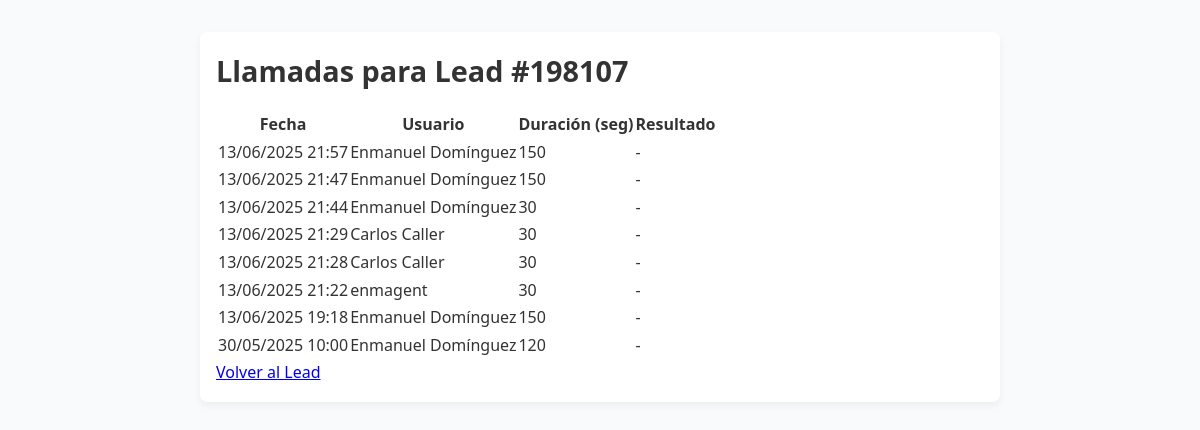
The app's page /calls/view.php?lead_id=198107 (signed in) with its own data.
### tables this page shows
CREATE TABLE `interactions` (
  `id` int(11) NOT NULL,
  `lead_id` int(11) NOT NULL,
  `user_id` int(11) NOT NULL,
  `disposition_id` int(11) NOT NULL,
  `notes` text DEFAULT NULL,
  `interaction_time` datetime NOT NULL DEFAULT current_timestamp(),
  `duration_seconds` int(11) DEFAULT NULL,
  `created_at` datetime NOT NULL DEFAULT current_timestamp(),
  `updated_at` datetime NOT NULL DEFAULT current_timestamp() ON UPDATE current_timestamp()
);

CREATE TABLE `users` (
  `id` int(11) NOT NULL,
  `name` varchar(100) NOT NULL,
  `email` varchar(100) NOT NULL,
  `password_hash` varchar(255) NOT NULL,
  `status` enum('active','inactive') NOT NULL DEFAULT 'active',
  `created_at` datetime NOT NULL DEFAULT current_timestamp(),
  `updated_at` datetime NOT NULL DEFAULT current_timestamp() ON UPDATE current_timestamp()
);

### calls/view.php (the view, shortened to what this page needs)
<?php
$leadId = (int) ($_GET['lead_id'] ?? 0);
$pdo = getPDO();
$stmt = $pdo->prepare("SELECT i.*, u.name AS user
                       FROM interactions i
                       JOIN users u ON i.user_id = u.id
                       WHERE i.lead_id = ?
                       ORDER BY i.created_at DESC");
$stmt->execute([$leadId]);
$calls = $stmt->fetchAll(PDO::FETCH_ASSOC);
?>
<!DOCTYPE html>
<html lang="en">
<head>
    <link rel="stylesheet" href="./../assets/css/calls/calls.css">
</head>
<body>
<div class="container">
    <h1>Llamadas para Lead #<?= $leadId ?></h1>
    <table class="table">
        <thead>
        <tr>
            <th>Fecha</th>
            <th>Usuario</th>
            <th>Duración (seg)</th>
            <th>Resultado</th>
        </tr>
        </thead>
        <tbody>
        <?php foreach ($calls as $call): ?>
            <tr>
                <td><?= date('d/m/Y H:i', strtotime($call['created_at'])) ?></td>
                <td><?= htmlspecialchars($call['user']) ?></td>
                <td><?= $call['duration_seconds'] ?: '-' ?></td>
                <td><?= htmlspecialchars($call['disposition'] ?? '-') ?></td>
            </tr>
        <?php endforeach; ?>
        </tbody>
    </table>
    <a href="/leads/view.php?id=<?= $leadId ?>" class="btn">Volver al Lead</a>
</div>
</body>
</html>

### assets/css/calls/calls.css (style rules this page uses)
* { margin: 0; padding: 0; box-sizing: border-box; }
body { font-family: "Segoe UI", Tahoma, Geneva, Verdana, sans-serif; background-color: #f8fafc; color: #333; line-height: 1.6; }
.container { max-width: 800px; margin: 2rem auto; padding: 1rem; background-color: white; border-radius: 8px; box-shadow: 0 4px 8px rgba(0, 0, 0, 0.05); }
h1 { font-size: 1.8rem; color: #333; margin-bottom: 1rem; }

### records on screen
interactions: created_at "13/06/2025 21:57", user.name "Enmanuel Domínguez", duration_seconds "150", disposition "-"
interactions: created_at "13/06/2025 21:47", user.name "Enmanuel Domínguez", duration_seconds "150", disposition "-"
interactions: created_at "13/06/2025 21:44", user.name "Enmanuel Domínguez", duration_seconds "30", disposition "-"
interactions: created_at "13/06/2025 21:29", user.name "Carlos Caller", duration_seconds "30", disposition "-"
interactions: created_at "13/06/2025 21:28", user.name "Carlos Caller", duration_seconds "30", disposition "-"
interactions: created_at "13/06/2025 21:22", user.name "enmagent", duration_seconds "30", disposition "-"
interactions: created_at "13/06/2025 19:18", user.name "Enmanuel Domínguez", duration_seconds "150", disposition "-"
interactions: created_at "30/05/2025 10:00", user.name "Enmanuel Domínguez", duration_seconds "120", disposition "-"

### other values on screen
$leadId "198107"
